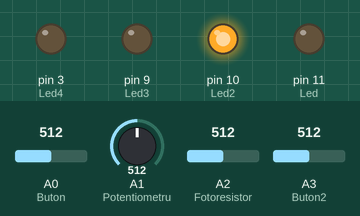
Simulated run of this sketch. Board: Arduino Uno, built with avr-gcc and run on an emulated ATmega328P. Shown: output pins drawn as LEDs (lit = HIGH). The test bench sets the inputs (shaded band); at power-on: A1 (Potentiometru) = 512, A0 (Buton) = 512, A2 (Fotoresistor) = 512, A3 (Buton2) = 512.

Above: at 1.2 s.
1.3 s: A1 (Potentiometru) set to 30
At 2.2 s:
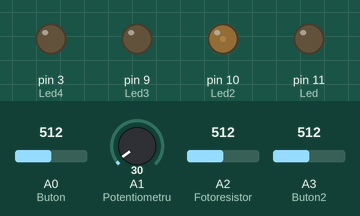
2.8 s: A1 (Potentiometru) set to 306
At 3.3 s:
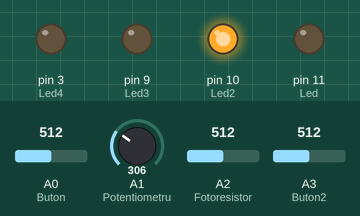
Timing chart, 0 to 5.8 s (numbered marks = the images above; inputs shaded):
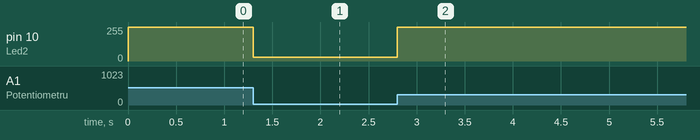

Measured:
- after the input at 1.3 s, pin 10 (Led2): 255/255 → 30/255 at once
- after the input at 2.8 s, pin 10 (Led2): 30/255 → 255/255 at once

The sketch:

V_Button_03.ino
```cpp
int Led = 11;
int Buton = 0;
int Potentiometru = 1;
int Led2 = 10;
int Fotoresistor = 2;
int Led3 = 9;

int Buton2 = 3;
int Led4 = 3;
int luminozitate = 0;

void setup() {
  pinMode(Buton, INPUT);
  pinMode(Potentiometru, INPUT);
  pinMode(Led, OUTPUT);
  pinMode(Led2, OUTPUT);
  pinMode(Fotoresistor, INPUT);
  pinMode(Led3, OUTPUT);

  pinMode(Buton2, INPUT);
  pinMode(Led4, OUTPUT);

}

void loop() {
  if (analogRead(Buton) >= 1023) { //Butonul a fost apasat
    digitalWrite(Led, HIGH);
  }
  else
  {
    digitalWrite(Led, LOW);
  }


  analogWrite(Led2, analogRead(Potentiometru));


  if (analogRead(Fotoresistor) > 5) {
    digitalWrite(Led3, LOW);
  }
  else {
    digitalWrite(Led3, HIGH);
  }

  if (analogRead(Buton2) >= 1023) {
    luminozitate += 1;
    delay(10);
    analogWrite(Led4, luminozitate);
  }
}
```
